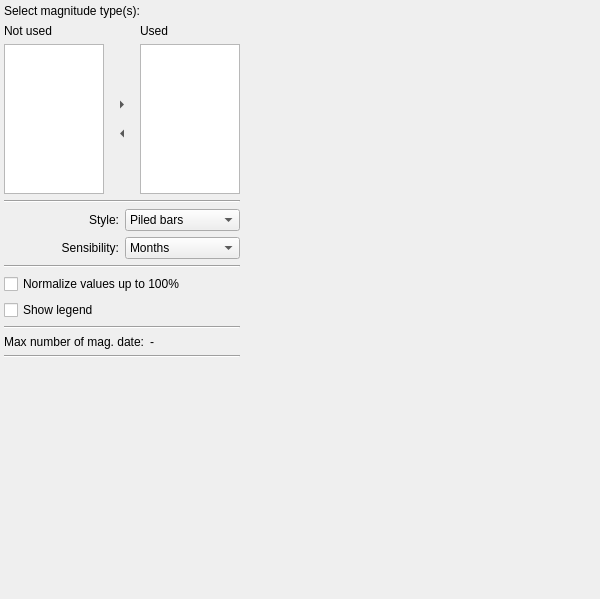
<?xml version="1.0" encoding="UTF-8"?>
<ui version="4.0">
 <class>MagnitudeVarianceWidget</class>
 <widget class="QWidget" name="MagnitudeVarianceWidget">
  <property name="geometry">
   <rect>
    <x>0</x>
    <y>0</y>
    <width>600</width>
    <height>599</height>
   </rect>
  </property>
  <property name="windowTitle">
   <string>MagnitudeVarianceWidget</string>
  </property>
  <layout class="QGridLayout" name="gridLayout_9">
   <property name="margin">
    <number>4</number>
   </property>
   <item row="0" column="0">
    <widget class="QWidget" name="widget" native="true">
     <property name="sizePolicy">
      <sizepolicy hsizetype="Fixed" vsizetype="Expanding">
       <horstretch>0</horstretch>
       <verstretch>0</verstretch>
      </sizepolicy>
     </property>
     <layout class="QGridLayout" name="gridLayout_6">
      <property name="margin">
       <number>0</number>
      </property>
      <item row="9" column="0">
       <layout class="QHBoxLayout" name="horizontalLayout_5">
        <item>
         <widget class="QLabel" name="label_3">
          <property name="sizePolicy">
           <sizepolicy hsizetype="Minimum" vsizetype="Preferred">
            <horstretch>0</horstretch>
            <verstretch>0</verstretch>
           </sizepolicy>
          </property>
          <property name="text">
           <string>Max number of mag. date:</string>
          </property>
          <property name="alignment">
           <set>Qt::AlignRight|Qt::AlignTrailing|Qt::AlignVCenter</set>
          </property>
         </widget>
        </item>
        <item>
         <widget class="QLabel" name="label_mEvent">
          <property name="sizePolicy">
           <sizepolicy hsizetype="Minimum" vsizetype="Preferred">
            <horstretch>0</horstretch>
            <verstretch>0</verstretch>
           </sizepolicy>
          </property>
          <property name="toolTip">
           <string>&lt;html&gt;&lt;head/&gt;&lt;body&gt;&lt;p&gt;Date 'D' when the first maximum peak is reached&lt;/p&gt;&lt;/body&gt;&lt;/html&gt;</string>
          </property>
          <property name="text">
           <string>-</string>
          </property>
         </widget>
        </item>
       </layout>
      </item>
      <item row="12" column="0">
       <spacer name="verticalSpacer">
        <property name="orientation">
         <enum>Qt::Vertical</enum>
        </property>
        <property name="sizeHint" stdset="0">
         <size>
          <width>20</width>
          <height>40</height>
         </size>
        </property>
       </spacer>
      </item>
      <item row="10" column="0">
       <widget class="Line" name="line">
        <property name="orientation">
         <enum>Qt::Horizontal</enum>
        </property>
       </widget>
      </item>
      <item row="5" column="0">
       <widget class="Line" name="line_4">
        <property name="orientation">
         <enum>Qt::Horizontal</enum>
        </property>
       </widget>
      </item>
      <item row="6" column="0">
       <widget class="QCheckBox" name="checkBox_normalize">
        <property name="text">
         <string>Normalize values up to 100%</string>
        </property>
       </widget>
      </item>
      <item row="7" column="0">
       <widget class="QCheckBox" name="checkBox_legend">
        <property name="toolTip">
         <string>&lt;html&gt;&lt;head/&gt;&lt;body&gt;&lt;p&gt;Check this box to make graph(s) legend visible&lt;/p&gt;&lt;/body&gt;&lt;/html&gt;</string>
        </property>
        <property name="text">
         <string>Show legend</string>
        </property>
       </widget>
      </item>
      <item row="2" column="0">
       <widget class="Line" name="line_5">
        <property name="orientation">
         <enum>Qt::Horizontal</enum>
        </property>
       </widget>
      </item>
      <item row="0" column="0">
       <widget class="QLabel" name="label_9">
        <property name="sizePolicy">
         <sizepolicy hsizetype="Minimum" vsizetype="Preferred">
          <horstretch>0</horstretch>
          <verstretch>0</verstretch>
         </sizepolicy>
        </property>
        <property name="toolTip">
         <string>&lt;html&gt;&lt;head/&gt;&lt;body&gt;&lt;p&gt;Magnitude types are defined in settings&lt;/p&gt;&lt;/body&gt;&lt;/html&gt;</string>
        </property>
        <property name="text">
         <string>Select magnitude type(s):</string>
        </property>
       </widget>
      </item>
      <item row="3" column="0">
       <layout class="QHBoxLayout" name="horizontalLayout_2">
        <item>
         <widget class="QLabel" name="label">
          <property name="sizePolicy">
           <sizepolicy hsizetype="Minimum" vsizetype="Minimum">
            <horstretch>0</horstretch>
            <verstretch>0</verstretch>
           </sizepolicy>
          </property>
          <property name="text">
           <string>Style:</string>
          </property>
          <property name="alignment">
           <set>Qt::AlignRight|Qt::AlignTrailing|Qt::AlignVCenter</set>
          </property>
         </widget>
        </item>
        <item>
         <widget class="QComboBox" name="comboBox_style">
          <item>
           <property name="text">
            <string>Piled bars</string>
           </property>
          </item>
          <item>
           <property name="text">
            <string>Piled curves</string>
           </property>
          </item>
          <item>
           <property name="text">
            <string>Curves</string>
           </property>
          </item>
         </widget>
        </item>
       </layout>
      </item>
      <item row="4" column="0">
       <layout class="QHBoxLayout" name="horizontalLayout_3">
        <item>
         <widget class="QLabel" name="label_2">
          <property name="layoutDirection">
           <enum>Qt::LeftToRight</enum>
          </property>
          <property name="text">
           <string>Sensibility:</string>
          </property>
          <property name="alignment">
           <set>Qt::AlignRight|Qt::AlignTrailing|Qt::AlignVCenter</set>
          </property>
         </widget>
        </item>
        <item>
         <widget class="QComboBox" name="comboBox_sensibility">
          <item>
           <property name="text">
            <string>Months</string>
           </property>
          </item>
          <item>
           <property name="text">
            <string>Days</string>
           </property>
          </item>
         </widget>
        </item>
       </layout>
      </item>
      <item row="8" column="0">
       <widget class="Line" name="line_2">
        <property name="orientation">
         <enum>Qt::Horizontal</enum>
        </property>
       </widget>
      </item>
      <item row="1" column="0">
       <widget class="QWidget" name="wid" native="true">
        <property name="sizePolicy">
         <sizepolicy hsizetype="Minimum" vsizetype="Minimum">
          <horstretch>0</horstretch>
          <verstretch>0</verstretch>
         </sizepolicy>
        </property>
        <property name="maximumSize">
         <size>
          <width>16777215</width>
          <height>16777215</height>
         </size>
        </property>
        <layout class="QGridLayout" name="gridLayout_8">
         <property name="margin">
          <number>0</number>
         </property>
         <item row="0" column="0">
          <layout class="QGridLayout" name="gridLayout_7">
           <item row="0" column="0">
            <widget class="QLabel" name="label_6">
             <property name="sizePolicy">
              <sizepolicy hsizetype="Preferred" vsizetype="Preferred">
               <horstretch>0</horstretch>
               <verstretch>0</verstretch>
              </sizepolicy>
             </property>
             <property name="text">
              <string>Not used</string>
             </property>
            </widget>
           </item>
           <item row="0" column="2">
            <widget class="QLabel" name="label_8">
             <property name="sizePolicy">
              <sizepolicy hsizetype="Preferred" vsizetype="Preferred">
               <horstretch>0</horstretch>
               <verstretch>0</verstretch>
              </sizepolicy>
             </property>
             <property name="text">
              <string>Used</string>
             </property>
             <property name="alignment">
              <set>Qt::AlignLeading|Qt::AlignLeft|Qt::AlignVCenter</set>
             </property>
            </widget>
           </item>
           <item row="1" column="0" rowspan="4">
            <widget class="QListWidget" name="listWidgetAvailable">
             <property name="sizePolicy">
              <sizepolicy hsizetype="Minimum" vsizetype="Minimum">
               <horstretch>0</horstretch>
               <verstretch>0</verstretch>
              </sizepolicy>
             </property>
             <property name="maximumSize">
              <size>
               <width>100</width>
               <height>150</height>
              </size>
             </property>
             <property name="sizeIncrement">
              <size>
               <width>0</width>
               <height>0</height>
              </size>
             </property>
             <property name="toolTip">
              <string>&lt;html&gt;&lt;head/&gt;&lt;body&gt;&lt;p&gt;Magnitude types not to use when plotting graph(s)&lt;/p&gt;&lt;/body&gt;&lt;/html&gt;</string>
             </property>
             <property name="frameShadow">
              <enum>QFrame::Plain</enum>
             </property>
            </widget>
           </item>
           <item row="1" column="2" rowspan="4">
            <widget class="QListWidget" name="listWidgetSelected">
             <property name="sizePolicy">
              <sizepolicy hsizetype="Minimum" vsizetype="Minimum">
               <horstretch>0</horstretch>
               <verstretch>0</verstretch>
              </sizepolicy>
             </property>
             <property name="maximumSize">
              <size>
               <width>100</width>
               <height>150</height>
              </size>
             </property>
             <property name="sizeIncrement">
              <size>
               <width>0</width>
               <height>0</height>
              </size>
             </property>
             <property name="toolTip">
              <string>&lt;html&gt;&lt;head/&gt;&lt;body&gt;&lt;p&gt;Magnitude types to use when plotting graph(s)&lt;/p&gt;&lt;/body&gt;&lt;/html&gt;</string>
             </property>
             <property name="frameShadow">
              <enum>QFrame::Plain</enum>
             </property>
            </widget>
           </item>
           <item row="3" column="1">
            <widget class="QToolButton" name="toolButtonRemoveMag">
             <property name="maximumSize">
              <size>
               <width>30</width>
               <height>16777215</height>
              </size>
             </property>
             <property name="toolTip">
              <string>&lt;html&gt;&lt;head/&gt;&lt;body&gt;&lt;p&gt;Click here to add selected 'used' magnitude to 'not used' colmun&lt;/p&gt;&lt;/body&gt;&lt;/html&gt;</string>
             </property>
             <property name="text">
              <string/>
             </property>
             <property name="autoRaise">
              <bool>true</bool>
             </property>
             <property name="arrowType">
              <enum>Qt::LeftArrow</enum>
             </property>
            </widget>
           </item>
           <item row="2" column="1">
            <widget class="QToolButton" name="toolButtonAddMag">
             <property name="maximumSize">
              <size>
               <width>30</width>
               <height>16777215</height>
              </size>
             </property>
             <property name="toolTip">
              <string>&lt;html&gt;&lt;head/&gt;&lt;body&gt;&lt;p&gt;Click here to add selected 'not used' magnitude to 'used' colmun&lt;/p&gt;&lt;/body&gt;&lt;/html&gt;</string>
             </property>
             <property name="text">
              <string/>
             </property>
             <property name="autoRaise">
              <bool>true</bool>
             </property>
             <property name="arrowType">
              <enum>Qt::RightArrow</enum>
             </property>
            </widget>
           </item>
          </layout>
         </item>
        </layout>
       </widget>
      </item>
      <item row="11" column="0">
       <widget class="QFrame" name="frameToolBox">
        <property name="minimumSize">
         <size>
          <width>0</width>
          <height>65</height>
         </size>
        </property>
        <property name="frameShape">
         <enum>QFrame::NoFrame</enum>
        </property>
        <property name="frameShadow">
         <enum>QFrame::Raised</enum>
        </property>
       </widget>
      </item>
     </layout>
     <zorder>line_2</zorder>
     <zorder>label_9</zorder>
     <zorder>checkBox_legend</zorder>
     <zorder>line_4</zorder>
     <zorder>line</zorder>
     <zorder>line_5</zorder>
     <zorder>wid</zorder>
     <zorder>checkBox_normalize</zorder>
     <zorder>frameToolBox</zorder>
    </widget>
   </item>
   <item row="0" column="1">
    <widget class="QFrame" name="framePlot">
     <property name="sizePolicy">
      <sizepolicy hsizetype="Expanding" vsizetype="Expanding">
       <horstretch>0</horstretch>
       <verstretch>0</verstretch>
      </sizepolicy>
     </property>
    </widget>
   </item>
  </layout>
 </widget>
 <layoutdefault spacing="6" margin="11"/>
 <resources/>
 <connections/>
</ui>
